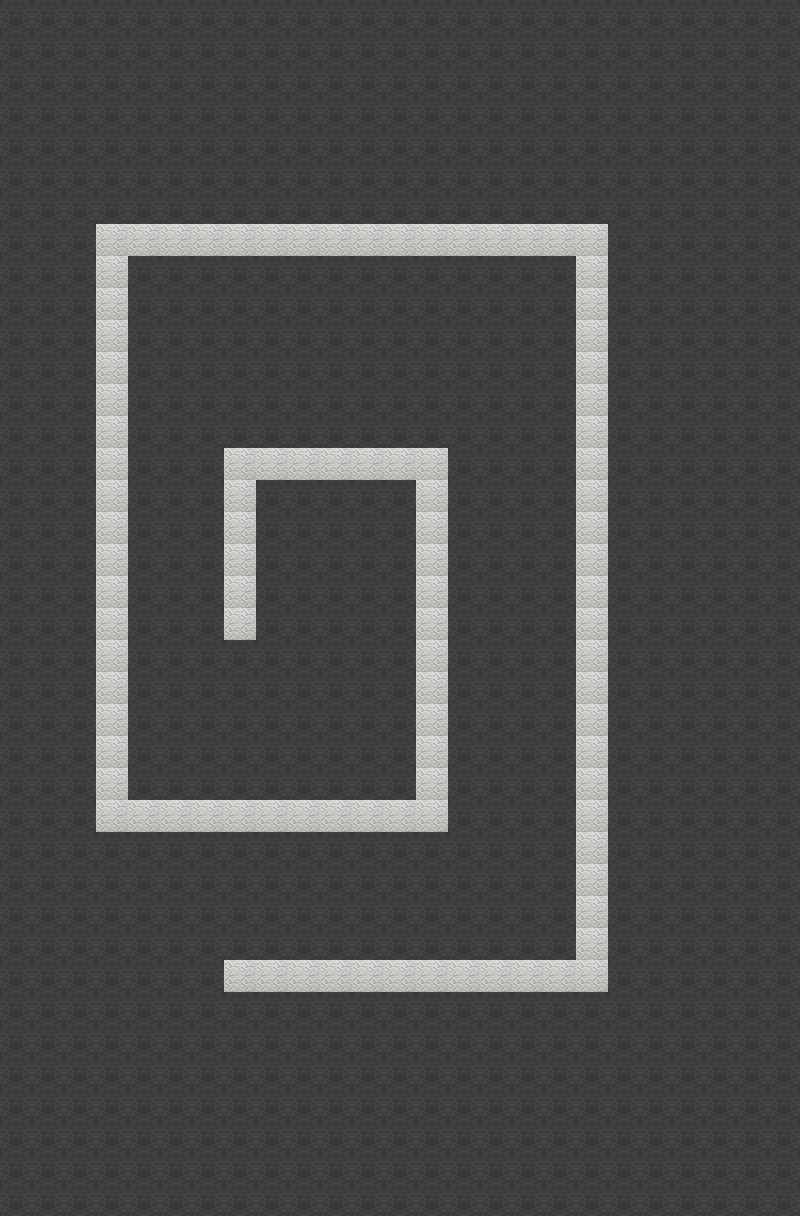

Rendered tile map (Tiled .tmx) drawn with the repository's tilesets; below, a short description and the map source with its tile grids summarised:
An orthogonal 25x38 tile map with 32x32 px tiles, 2 tile layers (Floor-Layer, Wall-Layer), 3 tilesets and 8 objects.

<map version="1.0" orientation="orthogonal" renderorder="right-down" width="25" height="38" tilewidth="32" tileheight="32" nextobjectid="57">
 <tileset firstgid="1" name="Floor-Lvl1" tilewidth="32" tileheight="32">
  <image source="tile1_32x32.png" width="32" height="32" />
 </tileset>
 <tileset firstgid="2" name="Wall-Lvl1" tilewidth="32" tileheight="32">
  <image source="wall_silver_32x32.png" width="32" height="32" />
  <tile id="0">
   <properties>
    <property name="blocked" value="1" />
   </properties>
  </tile>
 </tileset>
 <tileset firstgid="3" name="blankTile" tilewidth="32" tileheight="32">
  <image source="blankTile.png" trans="ff00ff" width="32" height="32" />
 </tileset>
 <layer name="Floor-Layer" width="25" height="38">
  <data>[950 cells, 950 non-empty, 1 distinct tile ids]</data>
 </layer>
 <layer name="Wall-Layer" width="25" height="38">
  <data>[950 cells, 598 non-empty, 2 distinct tile ids]</data>
 </layer>
 <objectgroup name="Collision">
  <object id="49" x="96" y="224" width="512" height="32" />
  <object id="50" x="96" y="256" width="32" height="576" />
  <object id="51" x="128" y="800" width="320" height="32" />
  <object id="52" x="416" y="448" width="32" height="352" />
  <object id="53" x="224" y="448" width="192" height="32" />
  <object id="54" x="224" y="480" width="32" height="160" />
  <object id="55" x="576" y="256" width="32" height="736" />
  <object id="56" x="224" y="960" width="352" height="32" />
 </objectgroup>
</map>
